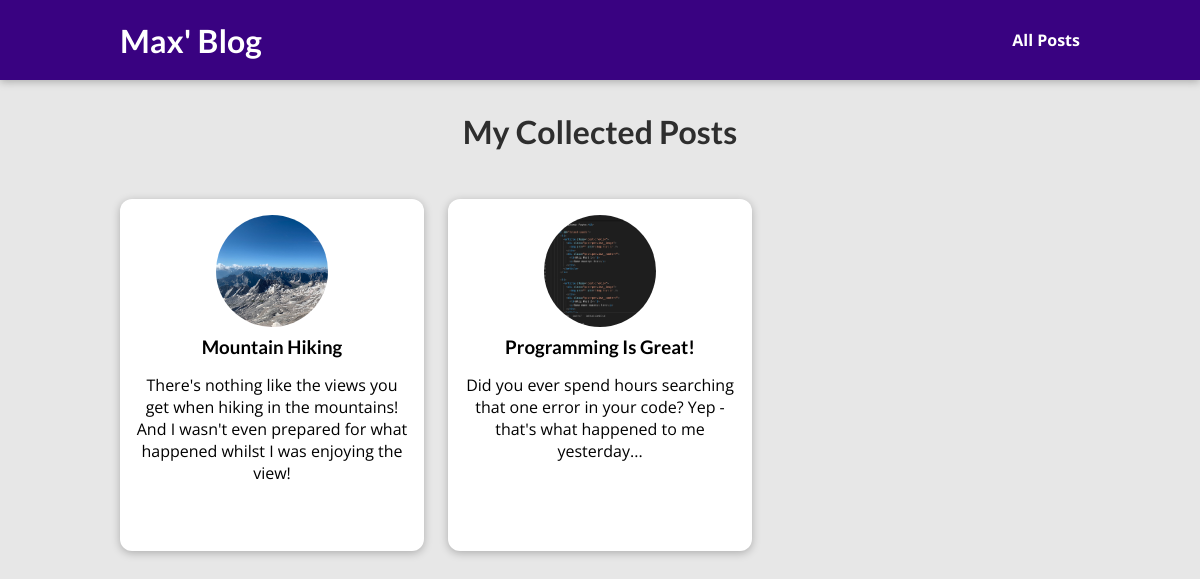
Before: /posts with the older database file.
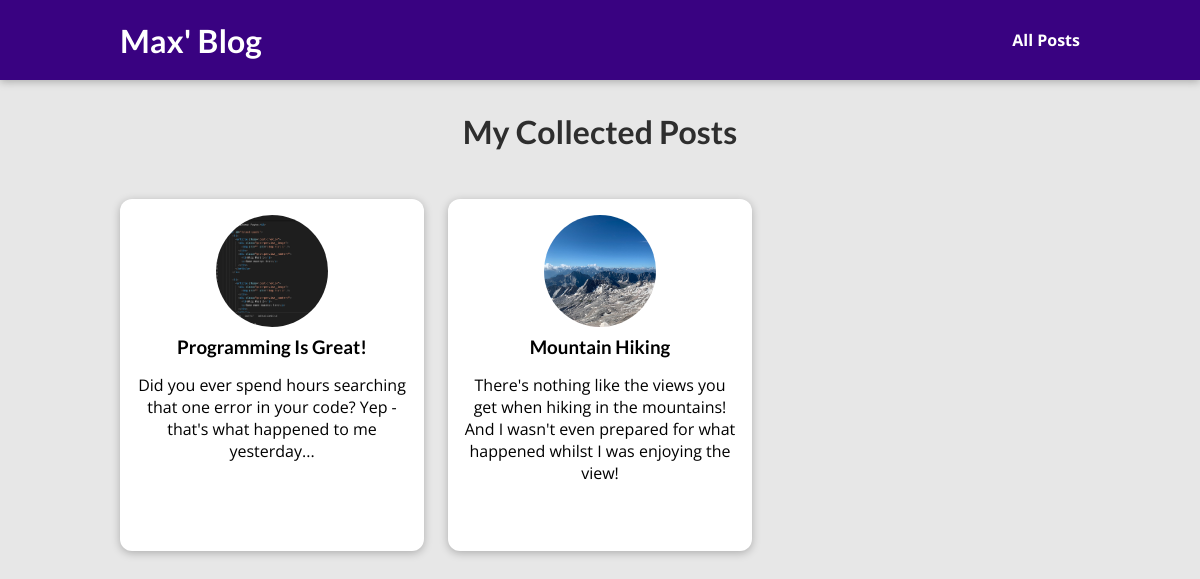
After: the same page with the newer database file.
### blog/models.py (models this page shows, shortened)
class Post(models.Model):
    title = models.CharField(max_length= 80)
    excerpt = models.CharField(max_length= 500)
    image = models.ImageField()
    date = models.DateField(auto_now=True)
    slug = models.SlugField(blank=True, db_index=True, unique= True)
    content = models.TextField(validators=[MinLengthValidator(10)])
    author = models.ForeignKey(Author,null=True, on_delete = models.SET_NULL, related_name="posts")
    tags = models.ManyToManyField(Tag, related_name='posts')

### blog/views.py (the view)
# urls.py: path("posts", views.AllPostsView.as_view(), name="posts-page"),
class AllPostsView(ListView):
    template_name="blog/all-posts.html"
    model=Post
    context_object_name="all_posts"
    ordering = ['-date']

### blog/templates/blog/all-posts.html (shortened to what this page needs)
{% extends "base.html" %}
{% load static %}
{% block css_files %}
  <link rel="stylesheet" href="{% static "blog/post.css" %}" />
  <link rel="stylesheet" href="{% static "blog/all-posts.css" %}" />
{% endblock %}
{% block content %}
<section id="all-posts">
  <h2>My Collected Posts</h2>
  <ul>
    {% for post in all_posts %}
      {% include "blog/includes/post.html" %}
    {% endfor %}
  </ul>
</section>
{% endblock %}

### blog/templates/blog/includes/post.html
{% load static %}
<li>
  <article class="post">
    <a href="{% url "post-detail-page" post.slug %}">
      <img src="{{ post.image.url }}" alt="{{ post.title }}"
      />
      <div class="post__content">
        <h3>{{ post.title }}</h3>
        <p>
          {{ post.excerpt }}
        </p>
      </div>
    </a>
  </article>
</li>

Changed rows visible on the page:
changed Post "Programming Is Great!": moves up the list
